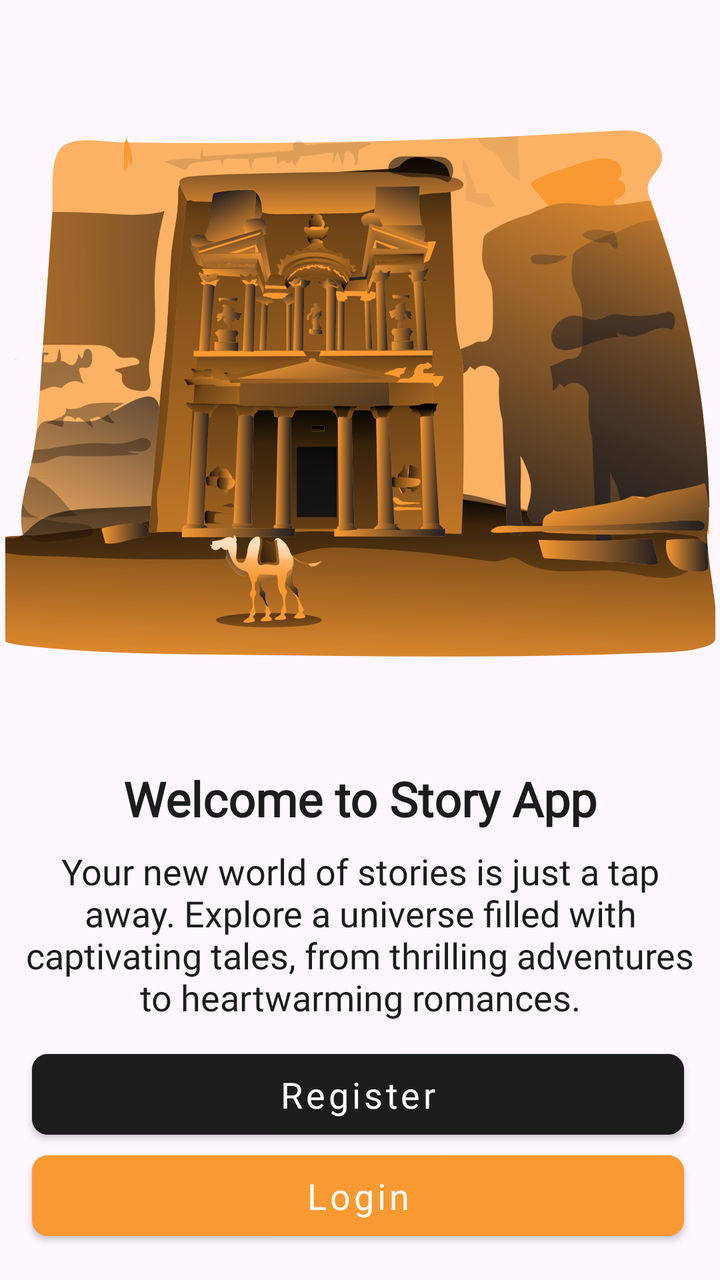
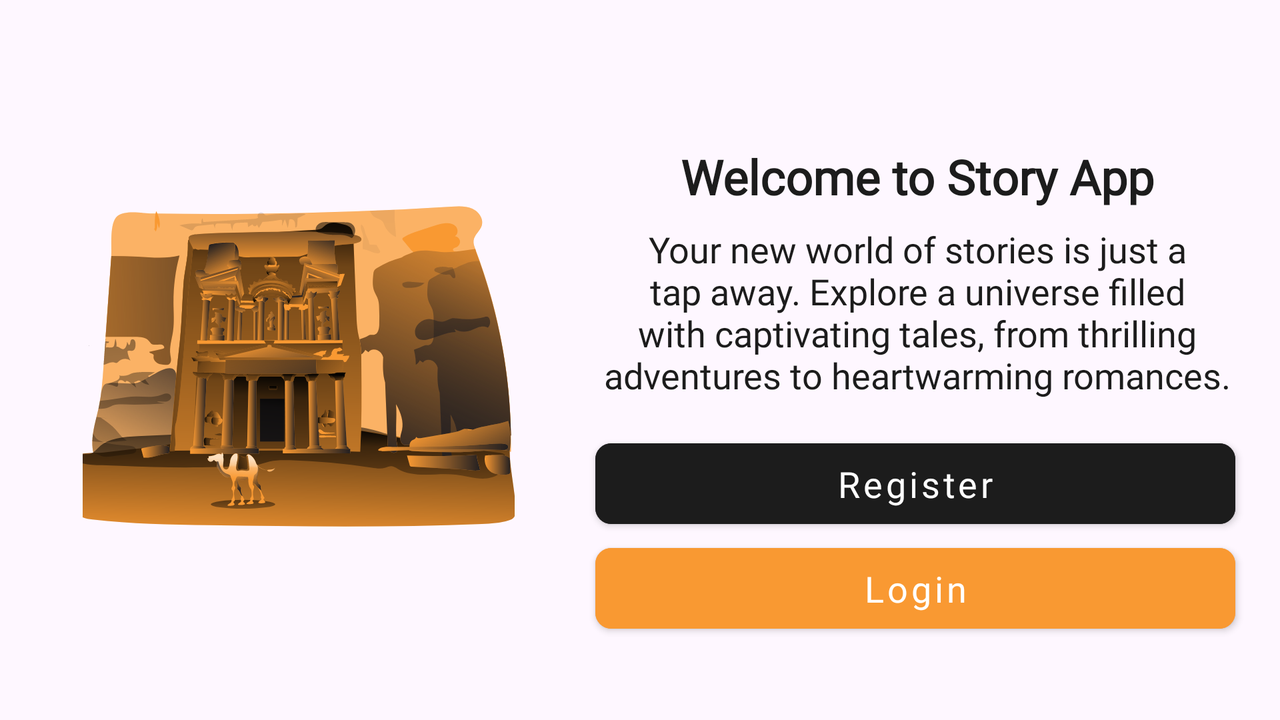

An Android layout and its configuration variant, each rendered on a device that would load it. The default file and the variant file are quoted in full after the pictures.
<!-- AndroidManifest.xml: application theme Theme.StoryApp -->
<!-- res/layout/activity_main.xml -->
<?xml version="1.0" encoding="utf-8"?>
<androidx.constraintlayout.widget.ConstraintLayout xmlns:android="http://schemas.android.com/apk/res/android"
    xmlns:tools="http://schemas.android.com/tools"
    xmlns:app="http://schemas.android.com/apk/res-auto"
    android:id="@+id/main"
    android:layout_width="match_parent"
    android:layout_height="match_parent"
    tools:context=".ui.MainActivity">


    <ImageView
        android:id="@+id/ivPetra"
        android:layout_width="355dp"
        android:layout_height="383dp"
        android:src="@drawable/svg_petra"
        app:layout_constraintBottom_toTopOf="@+id/tvTitle"
        app:layout_constraintEnd_toEndOf="parent"
        app:layout_constraintStart_toStartOf="parent"
        app:layout_constraintTop_toTopOf="parent"
        app:layout_constraintVertical_bias="0.07999998" />

    <TextView
        android:id="@+id/tvTitle"
        style="@style/TextCustom"
        android:gravity="center"
        android:text="@string/welcome_to_story_app"
        android:textColor="@color/black"
        android:textSize="24sp"
        android:textStyle="bold"
        app:layout_constraintEnd_toEndOf="parent"
        app:layout_constraintStart_toStartOf="parent"
        app:layout_constraintTop_toBottomOf="@id/ivPetra" />

    <TextView
        android:id="@+id/tvDescription"
        style="@style/TextCustom"
        android:layout_marginStart="8dp"
        android:layout_marginTop="8dp"
        android:layout_marginEnd="8dp"
        android:gravity="center"
        android:text="@string/your_new_world_of_stories_is_just_a_tap_away_explore_a_universe_filled_with_captivating_tales_from_thrilling_adventures_to_heartwarming_romances"
        android:textColor="@color/black"
        android:textSize="18sp"
        android:textStyle="normal"
        app:layout_constraintEnd_toEndOf="parent"
        app:layout_constraintStart_toStartOf="parent"
        app:layout_constraintTop_toBottomOf="@id/tvTitle" />


    <Button
        android:id="@+id/btn_register"
        style="@style/RoundedButton"
        android:layout_marginStart="16dp"
        android:layout_marginTop="29dp"
        android:layout_marginEnd="18dp"
        android:backgroundTint="@color/black"
        android:text="@string/register"
        android:textSize="18sp"
        app:layout_constraintBottom_toTopOf="@+id/btn_login"
        app:layout_constraintEnd_toEndOf="parent"
        app:layout_constraintHorizontal_bias="0.0"
        app:layout_constraintStart_toStartOf="parent"
        app:layout_constraintTop_toBottomOf="@+id/tvDescription"
        app:layout_constraintVertical_bias="0.925" />

    <Button
        android:id="@+id/btn_login"
        style="@style/RoundedButton"
        android:layout_marginStart="16dp"
        android:layout_marginEnd="18dp"
        android:layout_marginBottom="16dp"
        android:fontFamily="@font/open_sans"
        android:backgroundTint="@color/orange"
        android:text="@string/login"
        android:textSize="18sp"
        app:layout_constraintBottom_toBottomOf="parent"
        app:layout_constraintEnd_toEndOf="parent"
        app:layout_constraintHorizontal_bias="0.0"
        app:layout_constraintStart_toStartOf="parent" />

</androidx.constraintlayout.widget.ConstraintLayout>
<!-- resources referenced by this layout -->
<resources>
  <color name="black">#1C1C1C</color>
  <color name="orange">#F99932</color>
  <!-- drawable svg_petra: vector/xml drawable (drawable, 218384 chars, omitted) -->
  <string name="login">Login</string>
  <string name="register">Register</string>
  <string name="welcome_to_story_app">Welcome to Story App</string>
  <string name="your_new_world_of_stories_is_just_a_tap_away_explore_a_universe_filled_with_captivating_tales_from_thrilling_adventures_to_heartwarming_romances">Your new world of stories is just a tap away. Explore a universe filled with captivating tales, from thrilling adventures to heartwarming romances.</string>
  <style name="RoundedButton" parent="Widget.MaterialComponents.Button">
          <item name="cornerRadius">8dp</item>
          <item name="android:textColor">@color/white</item>
          <item name="android:layout_width">match_parent</item>
          <item name="android:layout_height">wrap_content</item>
          <item name="android:fontFamily">@font/open_sans</item>
          <item name="android:padding">8dp</item>
          <item name="textAllCaps">false</item>
      </style>
  <style name="TextCustom" parent="Widget.MaterialComponents.TextView">
          <item name="android:fontFamily">@font/open_sans</item>
          <item name="android:layout_width">match_parent</item>
          <item name="android:layout_height">wrap_content</item>
      </style>
  <style name="Theme.StoryApp" parent="Base.Theme.StoryApp" />
  <color name="white">#FFFFFFFF</color>
  <style name="Base.Theme.StoryApp" parent="Theme.Material3.DayNight.NoActionBar">
          
          
          <item name="colorPrimary">@color/orange</item>
      </style>
</resources>
<!-- res/layout-land/activity_main.xml (the repository's variant of the layout above) -->
<!-- drawn on the phone turned sideways -->
<?xml version="1.0" encoding="utf-8"?>
<androidx.constraintlayout.widget.ConstraintLayout xmlns:android="http://schemas.android.com/apk/res/android"
    xmlns:tools="http://schemas.android.com/tools"
    xmlns:app="http://schemas.android.com/apk/res-auto"
    android:id="@+id/main"
    android:layout_width="match_parent"
    android:layout_height="match_parent"
    tools:context=".ui.MainActivity">

    <ImageView
        android:id="@+id/ivPetra"
        android:layout_width="0dp"
        android:layout_height="0dp"
        android:src="@drawable/svg_petra"
        app:layout_constraintTop_toTopOf="parent"
        app:layout_constraintBottom_toBottomOf="parent"
        app:layout_constraintStart_toStartOf="parent"
        app:layout_constraintEnd_toStartOf="@+id/tvTitle"
        app:layout_constraintWidth_percent="0.4"
        app:layout_constraintHeight_percent="0.6" />

    <TextView
        android:id="@+id/tvTitle"
        style="@style/TextCustom"
        android:layout_width="0dp"
        android:layout_height="wrap_content"
        android:gravity="center"
        android:text="@string/welcome_to_story_app"
        android:textColor="@color/black"
        android:textSize="24sp"
        android:textStyle="bold"
        app:layout_constraintEnd_toEndOf="parent"
        app:layout_constraintStart_toEndOf="@+id/ivPetra"
        app:layout_constraintTop_toTopOf="@id/ivPetra"
        app:layout_constraintWidth_percent="0.5" />

    <TextView
        android:id="@+id/tvDescription"
        style="@style/TextCustom"
        android:layout_width="0dp"
        android:layout_height="wrap_content"
        android:layout_marginTop="8dp"
        android:gravity="center"
        android:text="@string/your_new_world_of_stories_is_just_a_tap_away_explore_a_universe_filled_with_captivating_tales_from_thrilling_adventures_to_heartwarming_romances"
        android:textColor="@color/black"
        android:textSize="18sp"
        android:textStyle="normal"
        app:layout_constraintEnd_toEndOf="parent"
        app:layout_constraintStart_toEndOf="@+id/ivPetra"
        app:layout_constraintTop_toBottomOf="@+id/tvTitle"
        app:layout_constraintWidth_percent="0.5" />

    <Button
        android:id="@+id/btn_register"
        style="@style/RoundedButton"
        android:layout_width="0dp"
        android:layout_marginStart="16dp"
        android:layout_marginEnd="18dp"
        android:layout_marginBottom="16dp"
        android:layout_marginTop="16dp"
        android:fontFamily="@font/open_sans"
        android:backgroundTint="@color/black"
        android:text="@string/register"
        android:textSize="18sp"
        app:layout_constraintTop_toBottomOf="@+id/tvDescription"
        app:layout_constraintEnd_toEndOf="parent"
        app:layout_constraintStart_toEndOf="@+id/ivPetra"
        app:layout_constraintWidth_percent="0.5" />

    <Button
        android:id="@+id/btn_login"
        style="@style/RoundedButton"
        android:layout_width="0dp"
        android:layout_marginStart="16dp"
        android:layout_marginEnd="18dp"
        android:layout_marginBottom="16dp"
        android:fontFamily="@font/open_sans"
        android:backgroundTint="@color/orange"
        android:text="@string/login"
        android:textSize="18sp"
        app:layout_constraintTop_toBottomOf="@+id/btn_register"
        app:layout_constraintEnd_toEndOf="parent"
        app:layout_constraintStart_toEndOf="@+id/ivPetra"
        app:layout_constraintWidth_percent="0.5" />

</androidx.constraintlayout.widget.ConstraintLayout>
